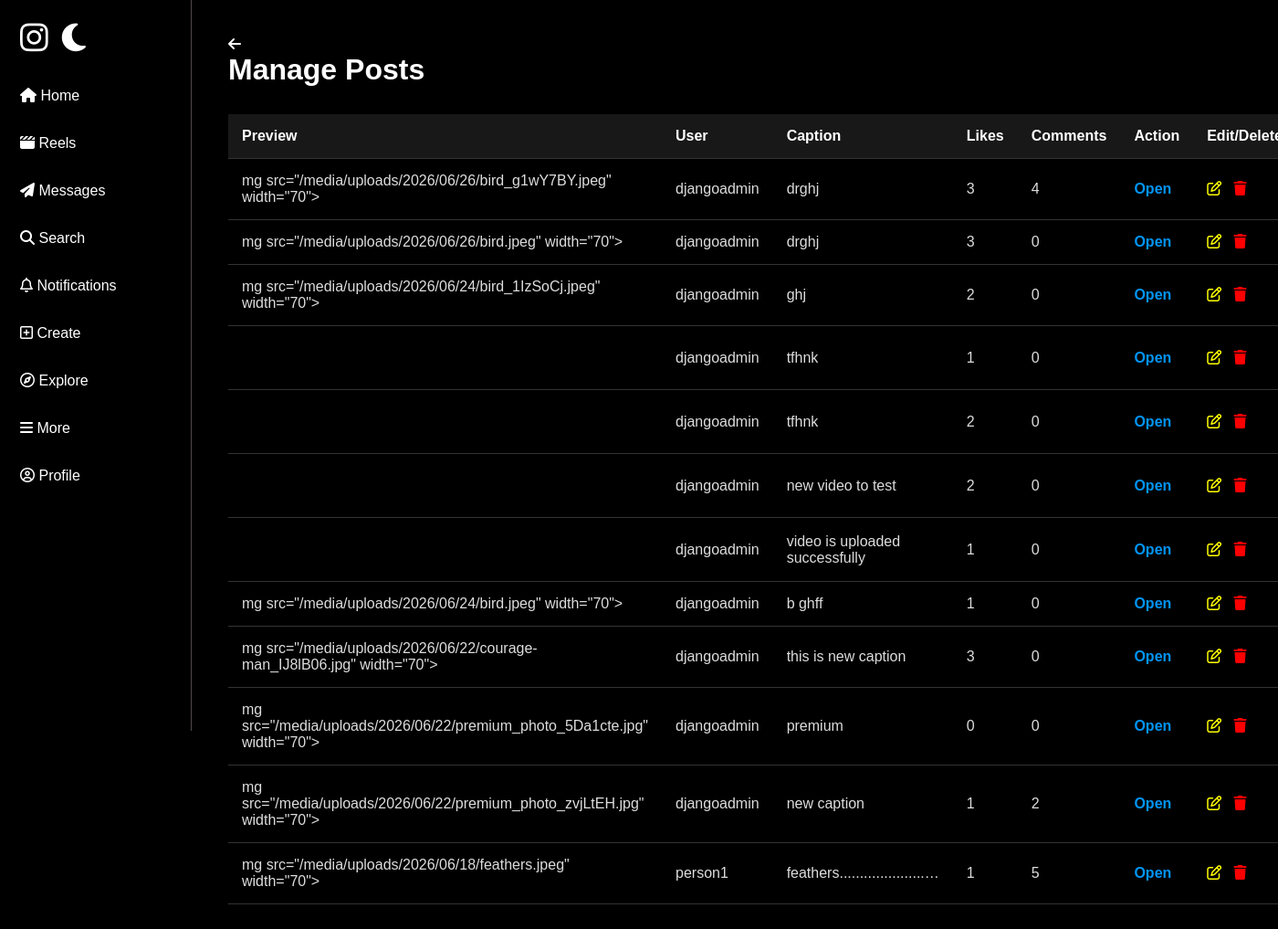
The app's page /dashboard/posts/ with its own data.
### post/models.py (models this page shows, shortened)
class Posts(models.Model):
    user = models.ForeignKey(User,on_delete=models.CASCADE)
    img = models.ImageField(upload_to='uploads/%Y/%m/%d',blank=True,null=True)
    video = models.FileField(upload_to='uploads/%Y/%m/%d',blank=True,null=True)
    caption = models.TextField(max_length=800)
    created_at = models.DateTimeField(auto_now_add=True)
    updated_at = models.DateTimeField(auto_now=True)
    class Meta:
        verbose_name_plural = 'Posts'

### dashboard/views.py (the view)
# urls.py: path("posts/", views.manage_posts, name="manage_posts"),
def manage_posts(request):
    posts = Posts.objects.select_related("user").order_by("-created_at")
    return render(request, "dashboard/manage_posts.html", {
        "posts": posts
    })

### post/context_processors.py (called while the page is built)
def notification_count(request):
    if request.user.is_authenticated:
        count = Notifications.objects.filter(
            receiver = request.user,
            is_read = False
        ).count()
    else:
        count = 0;
    return {
        "notification_count" : count
    }

### templates/dashboard/manage_posts.html (shortened to what this page needs)
{% extends "base.html" %}
{% block content %}
    <div class="dashboard">
         <a href="javascript:history.back()"><i class="fa-solid fa-arrow-left"></i></a>
        <h1>Manage Posts</h1>
        <table class="dashboard-table">
            <tr>
                <th>Preview</th>
                <th>User</th>
                <th>Caption</th>
                <th>Likes</th>
                <th>Comments</th>
                <th>Action</th>
                <th>Edit/Delete</th>
            </tr>
            {% for post in posts %}
                <tr>
                <td>
                {% if post.img %}
                    mg src="{{ post.img.url }}" width="70">
                {% else %}
                    <video width="70">
                        <source src="{{ post.video.url }}">
                    </video>
                {% endif %}
                </td>
                <td>{{ post.user.username }}</td>
                <td>{{ post.caption|truncatechars:30 }}</td>
                <td>{{ post.like_set.count }}</td>
                <td>{{ post.comments_set.count }}</td>
                <td>
                    <a href="{% url 'view_post' post.id %}">Open</a>
                </td>
                <td>
                    <a href="{% url 'edit_post' post.id %}">
                        <i class="fa-regular fa-pen-to-square" style="color:yellow;"></i>
                    </a>
                    <a href="{% url 'delete_post_admin' post.id %}"
                    onclick="return confirm('Delete this post?')">
                        <i class="fa-solid fa-trash" style="color:red;"></i>
                    </a>
                </td>
                </tr>
            {% endfor %}
        </table>
    </div>
{% endblock %}

### insta/static/css/style.css (style rules this page uses)
* { margin:0; padding:0; box-sizing:border-box; font-family:Arial, Helvetica, sans-serif; }
body { background:#000; color:#fff; }
a { text-decoration: none; color:white; }
html { scroll-behavior: smooth; }

### insta/static/css/dashboard.css (style rules this page uses)
.dashboard { width:85%; margin:auto; padding:40px; }
.dashboard h1 { margin-bottom:30px; }
.dashboard-table { width:100%; border-collapse:collapse; margin-top:20px; }
.dashboard-table th { background:#181818; color:white; padding:15px; text-align:left; border-bottom:1px solid #333; }
.dashboard-table td { padding:15px; border-bottom:1px solid #333; color:#ddd; }
.dashboard-table a { color:#0095f6; text-decoration:none; font-weight:bold; }

### records on screen
Posts: img "/media/uploads/2026/06/26/bird_g1wY7BY.jpeg", user.username "djangoadmin", caption "drghj", like_set.count "3", comments_set.count "4"
Posts: img "/media/uploads/2026/06/26/bird.jpeg", user.username "djangoadmin", caption "drghj", like_set.count "3", comments_set.count "0"
Posts: img "/media/uploads/2026/06/24/bird_1IzSoCj.jpeg", user.username "djangoadmin", caption "ghj", like_set.count "2", comments_set.count "0"
Posts: user.username "djangoadmin", caption "tfhnk", like_set.count "1", comments_set.count "0"
Posts: user.username "djangoadmin", caption "tfhnk", like_set.count "2", comments_set.count "0"
Posts: user.username "djangoadmin", caption "new video to test", like_set.count "2", comments_set.count "0"
Posts: user.username "djangoadmin", caption "video is uploaded successfully", like_set.count "1", comments_set.count "0"
Posts: img "/media/uploads/2026/06/24/bird.jpeg", user.username "djangoadmin", caption "b ghff", like_set.count "1", comments_set.count "0"
Posts: img "/media/uploads/2026/06/22/courage-man_IJ8lB06.jpg", user.username "djangoadmin", caption "this is new caption", like_set.count "3", comments_set.count "0"
Posts: img "/media/uploads/2026/06/22/premium_photo_5Da1cte.jpg", user.username "djangoadmin", caption "premium", like_set.count "0", comments_set.count "0"
Posts: img "/media/uploads/2026/06/22/premium_photo_zvjLtEH.jpg", user.username "djangoadmin", caption "new caption", like_set.count "1", comments_set.count "2"
Posts: img "/media/uploads/2026/06/18/feathers.jpeg", user.username "person1", caption "feathers.....................…", like_set.count "1", comments_set.count "5"
